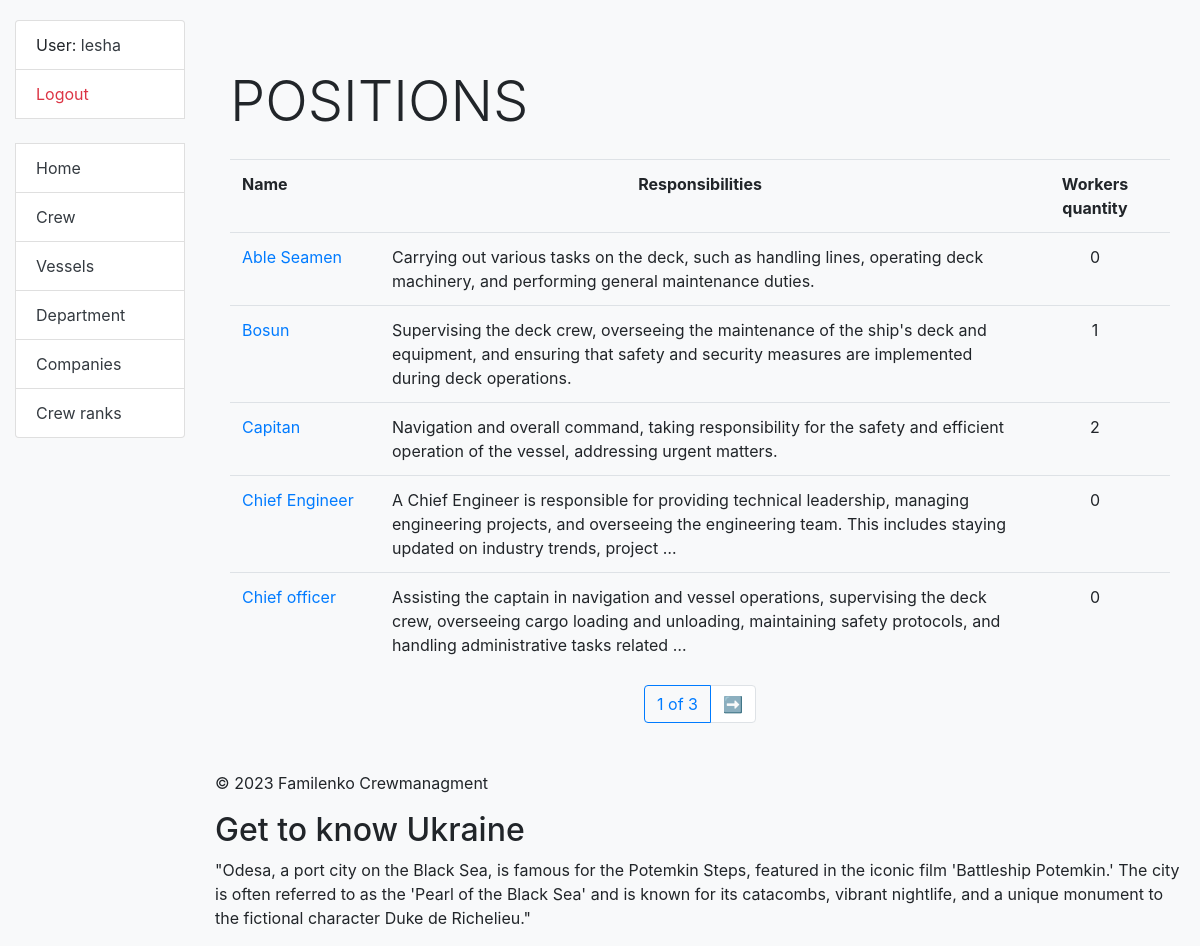
The app's page /position/ (signed in) with its own data.
### crewing/models.py (models this page shows, shortened)
class Crew(AbstractUser):
    position = models.ForeignKey(Position, on_delete=models.CASCADE, related_name='sailors', null=True, blank=True)
    salary = models.IntegerField(null=True, blank=True)
    date_of_birth = models.DateField(null=True, blank=True)
    date_of_joining = models.DateField(null=True, blank=True)
    date_of_leaving = models.DateField(null=True, blank=True)
    vessel_type = models.ManyToManyField(VesselType, related_name='sailors')
    vessel = models.ForeignKey('Vessel', on_delete=models.DO_NOTHING, related_name='sailors', null=True, blank=True)
    class Meta:
        verbose_name_plural = "sailors"
        verbose_name = "sailor"
        ordering = ["-position"]
    def get_absolute_url(self):
        return reverse("crewing:crew-detail", kwargs={"pk": self.pk})

class Position(models.Model):
    name = models.CharField(max_length=50, unique=True)
    responsibility = models.TextField(blank=True, null=True)
    class Meta:
        verbose_name = "position"
        verbose_name_plural = "positions"
        ordering = ["name"]
    def get_absolute_url(self):
        return reverse("crewing:position-detail", kwargs={"pk": self.pk})

### crewing/views.py (the view)
# urls.py: path("position/", PositionListView.as_view(), name="position-list"),
class PositionListView(LoginRequiredMixin, generic.ListView):
    model = Position
    context_object_name = "position_list"
    template_name = "crewing/position/list.html"
    paginate_by = 5
    def get_context_data(self, **kwargs):
        context = super().get_context_data(**kwargs)
        positions = context['position_list']
        positions_workers_count = {}
        for position in positions:
            workers_count = Crew.objects.filter(position=position).count()
            positions_workers_count[position.id] = workers_count
        context['workers_count'] = positions_workers_count
        return context

### crewing/context_processors.py (called while the page is built)
def get_interesting_fact(request: HttpRequest) -> dict:
    with open("crewing/data_for_footer.json", "r") as f:
        history_data = f.read().split("\n")
    history = random.choice(history_data)
    return {"history": history}

### crewing/templatetags/custom_filter.py (called while the page is built)
@register.filter(name='get_item')
def get_item(dictionary, key):
    return dictionary.get(key, None)

### crewing/templatetags/query_transform.py (called while the page is built)
@register.simple_tag
def query_transform(request, **kwargs):
    updated = request.GET.copy()
    for key, value in kwargs.items():
        if value is not None:
            updated[key] = value
        else:
            updated.pop(key, 0)
    return updated. urlencode()

### templates/crewing/position/list.html
{% extends "base.html" %}
{% load custom_filter %}
{% load crispy_forms_filters %}
{% block content %}
  <div class="container mt-5">
    <h1 class="display-4 mb-4">
      POSITIONS
    </h1>
    {% if position_list %}
      <table class="table">
        <tr>
          <th>Name</th>
          <th style="text-align: center;">Responsibilities</th>
          <th style="width: 150px; text-align: center;">Workers quantity</th>
        </tr>
        {% for position in position_list %}
          <tr>
            <td style="width: 150px;">
                <a href="{{ position.get_absolute_url }}">{{ position.name }}</a>
            </td>
            <td>
              {{ position.responsibility|truncatewords:25 }}
            </td>
            <td style="width: 150px; text-align: center;">
              {{ workers_count|default:"N/A"|get_item:position.id }}
            </td>
          </tr>
        {% endfor %}
      </table>
    {% else %}
        <p>There are no vessels type in the service.</p>
    {% endif %}
  </div>
{% endblock %}

### templates/includes/sidebar.html
<ul class="sidebar-nav list-group bg-light">
  {% if user.is_authenticated %}
    <li class="list-group-item">User: <a href="{{ user.get_absolute_url }}" class="text-dark">{{ user.get_username }}</a></li>
    <li class="list-group-item"><a href="{% url 'logout'%}?next={{request.path}}" class="text-danger">Logout</a></li>
  {% else %}
    <li class="list-group-item"><a href="{% url 'login'%}?next={{request.path}}" class="text-primary">Login</a></li>
  {% endif %}
  <br>
  <li class="list-group-item"><a href="{% url 'crewing:index' %}" class="text-dark">Home</a></li>
  <li class="list-group-item"><a href="{% url 'crewing:crew-list' %}" class="text-dark">Crew</a></li>
  <li class="list-group-item"><a href="{% url 'crewing:vessel-list' %}" class="text-dark">Vessels</a></li>
  <li class="list-group-item"><a href="{% url 'crewing:vessel-type-list' %}" class="text-dark">Department</a></li>
  <li class="list-group-item"><a href="{% url 'crewing:company-list' %}" class="text-dark">Companies</a></li>
  <li class="list-group-item"><a href="{% url 'crewing:position-list' %}" class="text-dark">Crew ranks</a></li>
</ul>

### static/css/styles.css (style rules this page uses)
body { margin-top: 20px; }

### records on screen
Crew: get_username "lesha"
Position: name "Able Seamen", responsibility "Carrying out various tasks on the deck, such as handling lines, operating deck machinery, and performing general maintenance duties.", id "0"
Position: name "Bosun", responsibility "Supervising the deck crew, overseeing the maintenance of the ship's deck and equipment, and ensuring that safety and security measures are implemented during deck operations.", id "1"
Position: name "Capitan", responsibility "Navigation and overall command, taking responsibility for the safety and efficient operation of the vessel, addressing urgent matters.", id "2"
Position: name "Chief Engineer", responsibility "A Chief Engineer is responsible for providing technical leadership, managing engineering projects, and overseeing the engineering team. This includes staying updated on industry trends, project …", id "0"
Position: name "Chief officer", responsibility "Assisting the captain in navigation and vessel operations, supervising the deck crew, overseeing cargo loading and unloading, maintaining safety protocols, and handling administrative tasks related …", id "0"

### other values on screen
{{ page_obj.number }} "1"
{{ paginator.num_pages }} "3"
